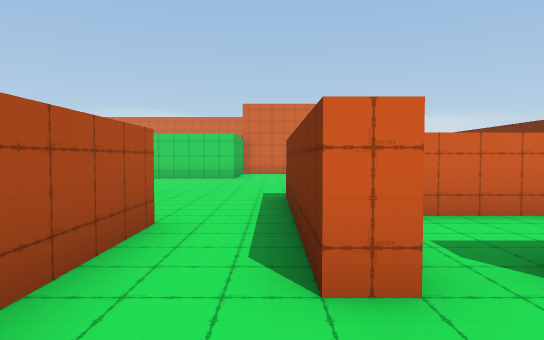
View 1 (above)

24 first-person views from a walk through a Unity game level. The camera is 1.4 m above the floor, tilts 2° down and sees 75° across. The floor is counted in squares, 2 m on a side. Each view is taken from the middle of a square. On the plan, view 1 faces up. The plan holds only what a view shows up to about 11 squares ahead; the rest is blank. The player character is not drawn.

View 2
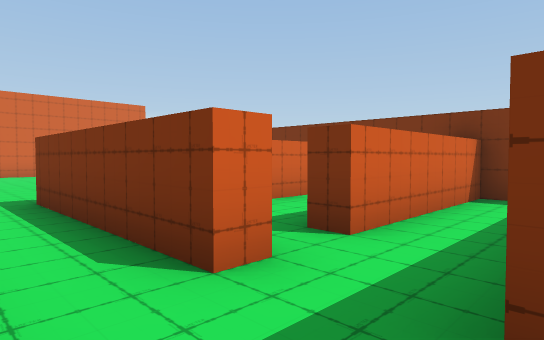

View 3
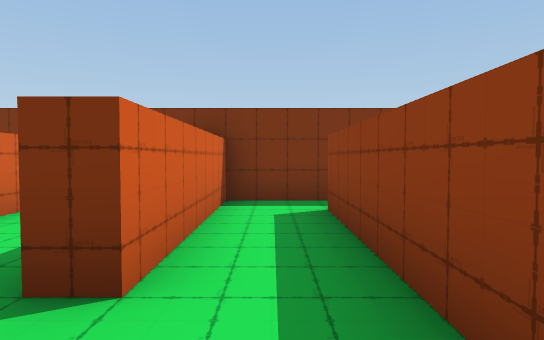

View 4
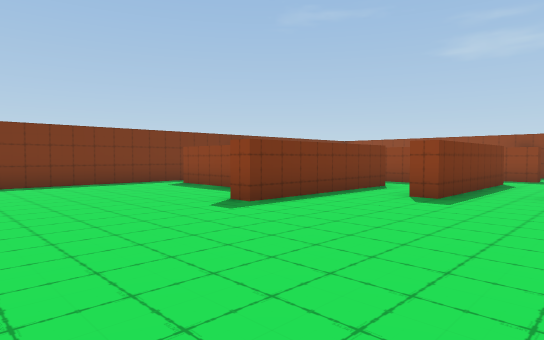

View 5
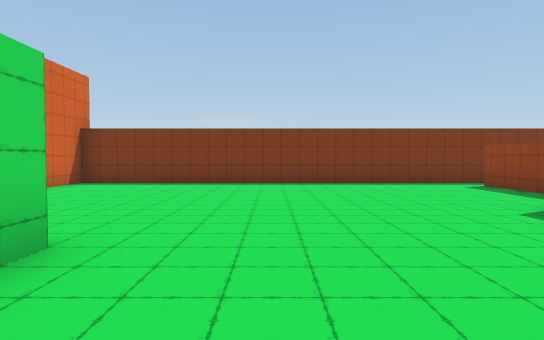

View 6
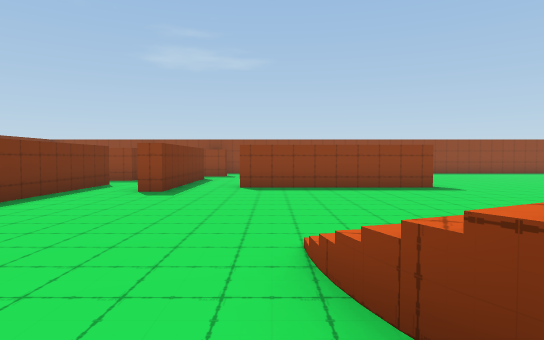

View 7
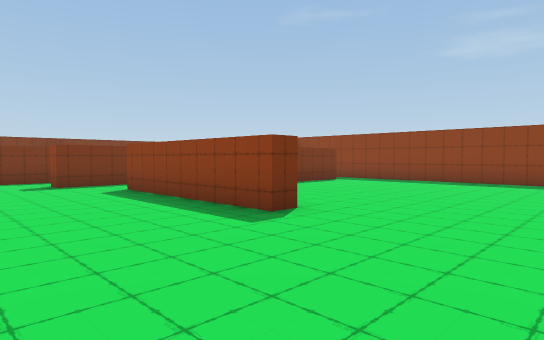

View 8
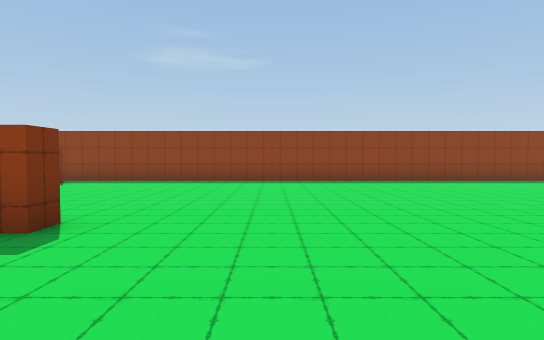

View 9
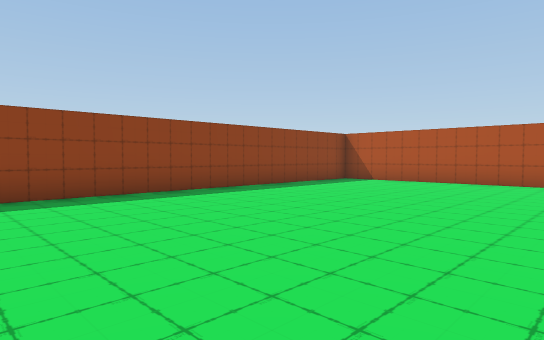

View 10
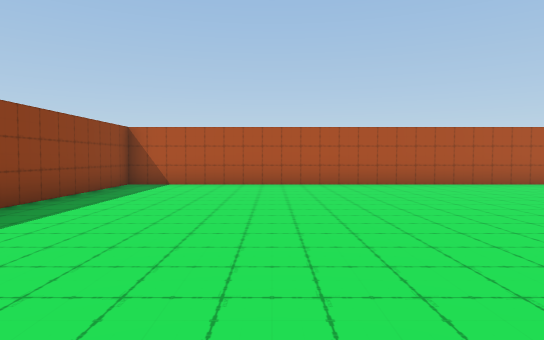

View 11
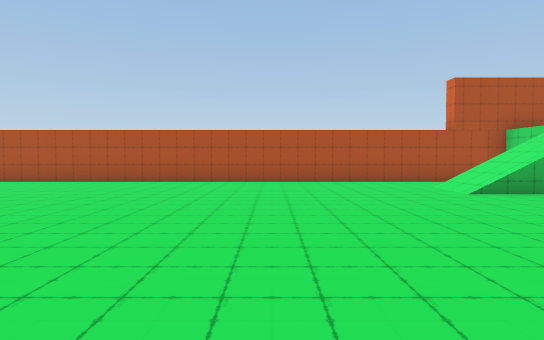

View 12
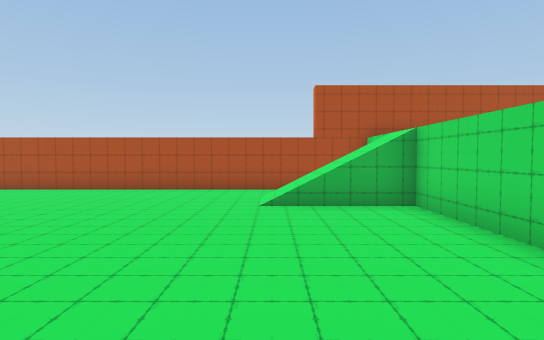

View 13
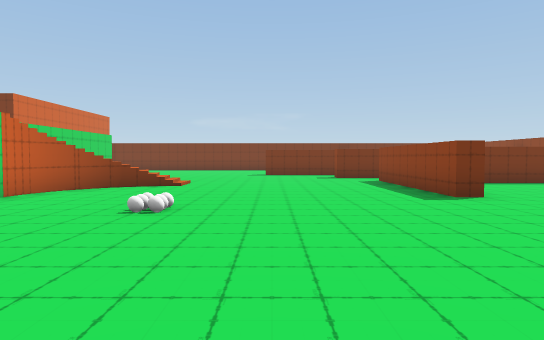

View 14
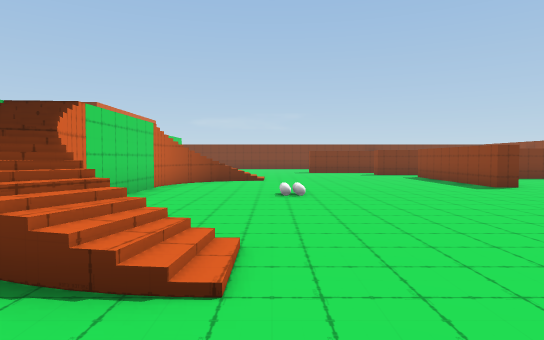

View 15
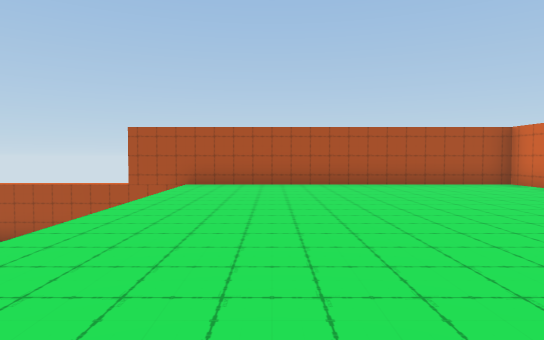

View 16
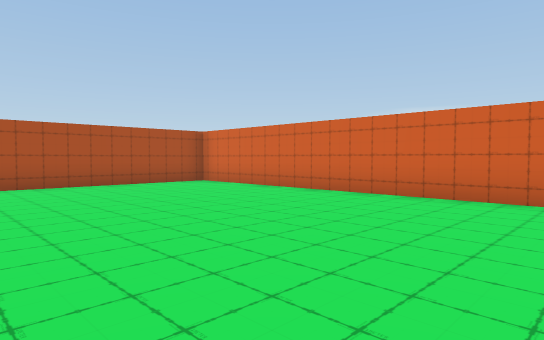

View 17
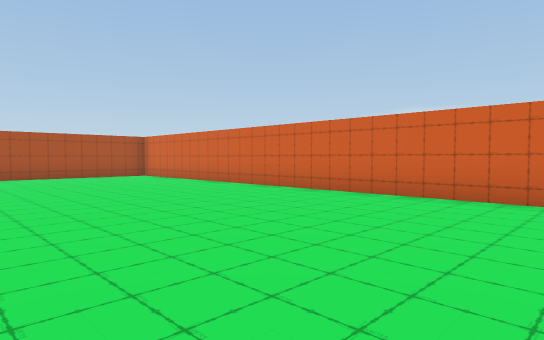

View 18
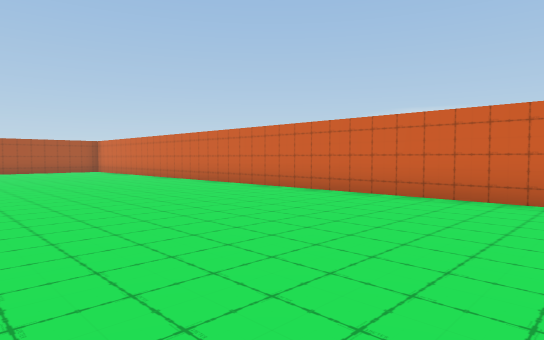

View 19
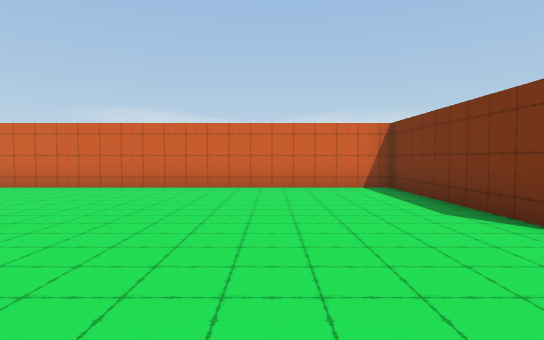

View 20
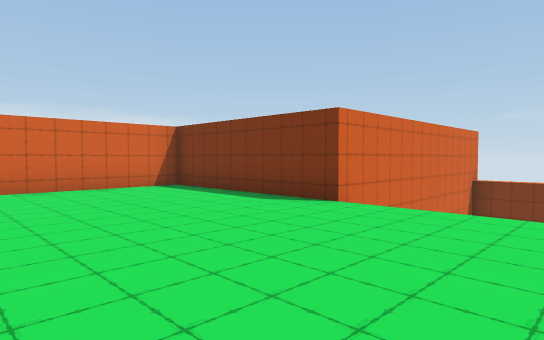

View 21
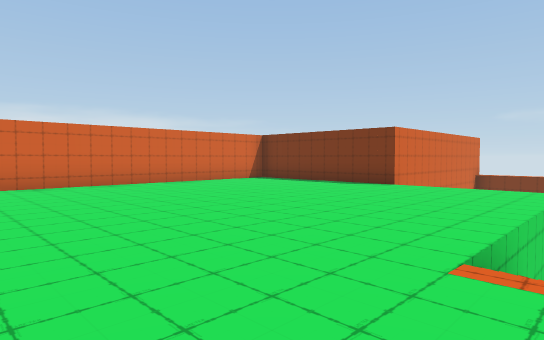

View 22
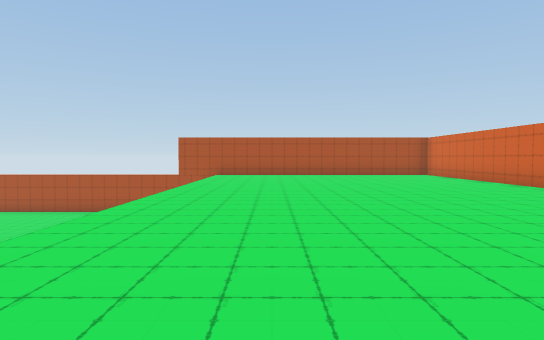

View 23
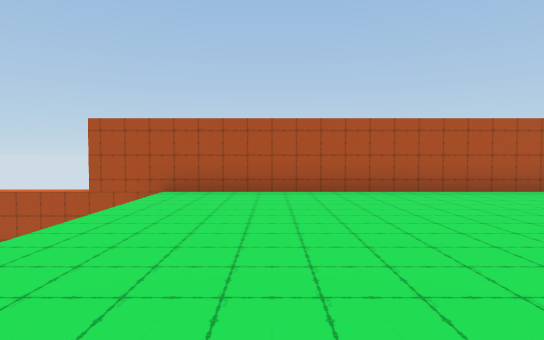

View 24
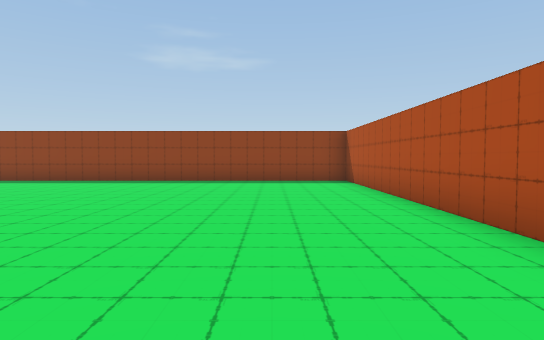

### Floor plan
Key: @ floor where view 1 was taken; # wall or solid block; . main floor; : floor 3 m higher than the main floor; / step, stairs or slope; = window, fence, low wall or low ledge.
Columns run from 25 left of view 1 to 6 right of it. Each row starts with its distance up from view 1.
 21 #########################
 20 #:::::::::::::::::::::::#
 19 #:::::::::::::::::::::::#
 18 #:::::::::::::::::::::::#
 17 #:::::::::::::::::::::::#
 16 #:::::::::::::::::::::::#    ###
 15 #:::::::::::::::::::::::/    ..#
 14 #:::::::::::::::::::::::/  ....#
 13 #:::::::::::::::::::::::/......#
 12 #:::::::::::::::::::::::/......#
 11 #  //.....   //:::/  ..........#
 10 #. //..... /#/.....#/..........#
  9 #..//....../=......./..........#
  8 #..........//.......//.........#
  7 #..............................#
  6 #........................#.....#
  5 #........................#####.#
  4 #..........  ............# ... #
  3 #.........  ......####.#.#...  #
  2 #..................   .#.#.#####
  1 #.................... .#.......#
  0 #....................#.#.@####.#
 -1 #....................# .
 -2 #....................# ##
 -3 #....................#
 -4 #.....................
 -5 ######################

Positions as (right, up) in squares from view 1, and headings:
1: (0, 0), facing up
2: (-1, 0), facing up-right
3: (0, 1), facing right
4: (-4, 10), facing down-right
5: (-4, 10), facing right
6: (-4, 11), facing down
7: (-11, 6), facing down-right
8: (-10, 6), facing down
9: (-14, 2), facing down-left
10: (-15, -1), facing left
11: (-14, 5), facing left
12: (-14, 9), facing left
13: (-14, 6), facing right
14: (-16, 8), facing right
15: (-15, 14), facing left
16: (-15, 14), facing up-left
17: (-11, 14), facing up-left
18: (-6, 14), facing up-left
19: (-4, 12), facing up
20: (-6, 12), facing up-right
21: (-10, 11), facing up-right
22: (-10, 14), facing left
23: (-17, 14), facing left
24: (-22, 6), facing down
